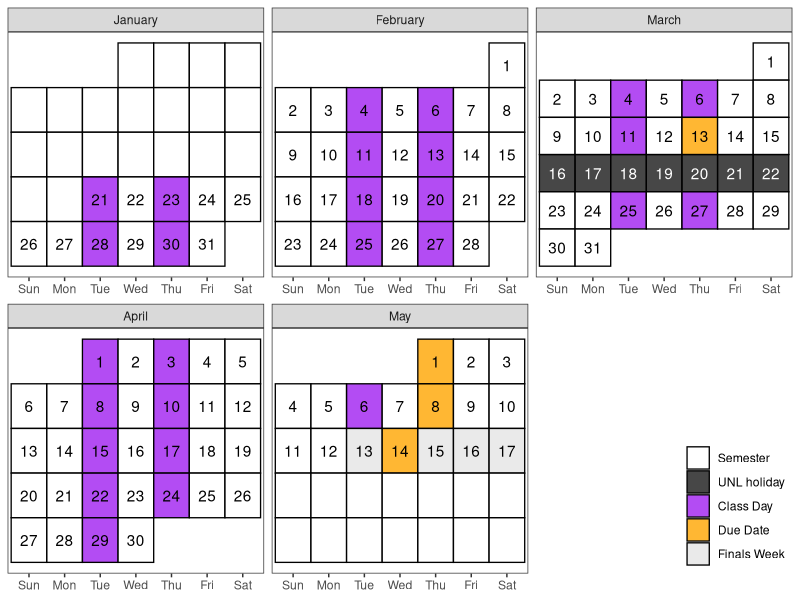

This chart was generated by the following R code:

library(tidyverse)
library(lubridate)

# Create a calendar for your syllabus ----
# Source: http://svmiller.com/blog/2020/08/a-ggplot-calendar-for-your-semester/

# 1) what is the first Monday of the semester?
# Any number of ways to identify dates in R, but we'll use {lubridate} and the ymd() function here.
# Format: YYYYMMDD. In this example, 4 January 2022.

# Weekday(s) of class
class_wdays <- c("Tue", "Thu")

# Spring Break was 13 March 2022 to 20 March 2022.
not_here_dates <- c(
  # ymd("20220117"),
  # Spring Break
  seq(ymd(20250316),ymd(20250322), by=1))

exam_dates <- c(
  ymd(20250313), # midterm
  ymd(20250501), # screencast due
  ymd(20250508), # peer review due
  ymd(20250514)  # scheduled final
)

# What are the full dates of the semester? Here, I'll exclude exam week as I like to do.
# In this case: 6 January to 23 April
semester_dates <- seq(ymd(20250121), ymd(20250517), by=1)

exam_week <- seq(ymd(20250513), ymd(20250517), by = 1)

# Custom function for treating the first day of the month as the first week
# of the month up until the first Sunday (unless Sunday was the start of the month)
wom <- function(date) {
  first <- wday(as.Date(paste(year(date),month(date),1,sep="-")))
  return((mday(date)+(first-2)) %/% 7+1)
}

# Create a data frame of dates, assign to Cal
Cal <- tibble(date = seq(ymd(20250101), ymd(20250531), by=1))  %>%
  mutate(mon = lubridate::month(date, label=T, abbr=F), # get month label
         wkdy = weekdays(date, abbreviate=T), # get weekday label
         wkdy = fct_relevel(wkdy, "Sun", "Mon", "Tue", "Wed", "Thu","Fri","Sat"), # make sure Sunday comes first
         semester = date %in% semester_dates, # is date part of the semester?
         exams = date %in% exam_dates, # is it an exam?
         not_here = date %in% not_here_dates, # is it a day off?
         exam_wk = date %in% exam_week,
         day = lubridate::mday(date), # get day of month to add later as a label
         # Below: our custom wom() function
         week = wom(date))

# Create a category variable, for filling.
# I can probably make this a case_when(), but this will work.

Cal <- Cal %>%
  mutate(category = case_when(
    exams ~ "Due Date",
    not_here ~ "UNL holiday",
    semester & wkdy %in% class_wdays & !not_here & !exam_wk ~ "Class Day",
    exam_wk ~ "Finals Week",
    semester ~ "Semester",
    TRUE ~ "NA"
  ))
# mutate(category = NA,
#        category = ifelse(semester == 1, "Semester", category),
#        category = ifelse(semester == 1 & wkdy %in% c("Wed"), "Class Day", category),
#        category = ifelse(exams == 1, "Exams", category),
#        category = ifelse(is.na(category) | (semester == 1 & not_here == 1), "NA", category)) -> Cal

class_cal <- Cal %>%
  ggplot(.,aes(wkdy, week)) +
  theme_bw() +
  theme(panel.grid.major.x = element_blank(),
        legend.position = c(1, 0), legend.justification = c(1,0), legend.direction = "vertical", legend.title = element_blank(),
        axis.title.y = element_blank(), axis.title.x = element_blank(), axis.ticks.y = element_blank(), axis.text.y = element_blank()) +
  # geom_tile and facet_wrap will do all the heavy lifting
  geom_tile(alpha=0.8, aes(fill=category), color="black", linewidth=.45) +
  facet_wrap(~mon, scales = "free", ncol=3) +
  # fill in tiles to make it look more "calendary" (sic)
  geom_text(aes(label=day, color = semester&(!not_here))) +
  # put your y-axis down, flip it, and reverse it
  scale_y_reverse(breaks=NULL) +
  # manually fill scale colors to something you like...
  scale_color_manual(values = c("FALSE" = "white", "TRUE" = "black"), guide = "none") +
  scale_fill_manual(values=c("Class Day"="purple",
                             "Semester"="white",
                             "UNL holiday" = "grey10",
                             "NA" = "white", # I like these whited out...
                             "Finals Week" = "grey90",
                             "Due Date"="orange"),
                    #... but also suppress a label for a non-class semester day
                    breaks=c("Semester", "UNL holiday", "Class Day","Due Date", "Finals Week"))
# class_cal

exam_days <- filter(Cal, category == "Due Date") %>%
  mutate(topic = c("Midterm Due", "Screencast Video Due", "Peer Review of Screencast Due", "Scheduled Final"),
         time = c("6pm", "6pm", "6pm", "10-12am"))

class_days <- filter(Cal, category == "Class Day") %>%
  mutate(topic = c(
    "Getting Started",
    "Version Control",
    "Review: Functions",
    "Review: Functions",
    "Review: Data Structures",
    "Review: Data Structures",
    "Data Input",
    "Data Input",
    "Data Visualization",
    "Data Visualization",
    "Data Cleaning",
    "Data Cleaning",
    "Exam 1 Questions",
    "Strings",
    "Strings",
    "Reshaping Data",
    "Reshaping Data",
    "Joining Data",
    "Joining Data",
    "Dates and Times",
    "Dates and Times",
    "Project Work",
    "Project Work",
    "Lists",
    "Lists",
    "Project Work",
    "Spatial Data")) %>%
  bind_rows(exam_days) %>%
  arrange(date)

